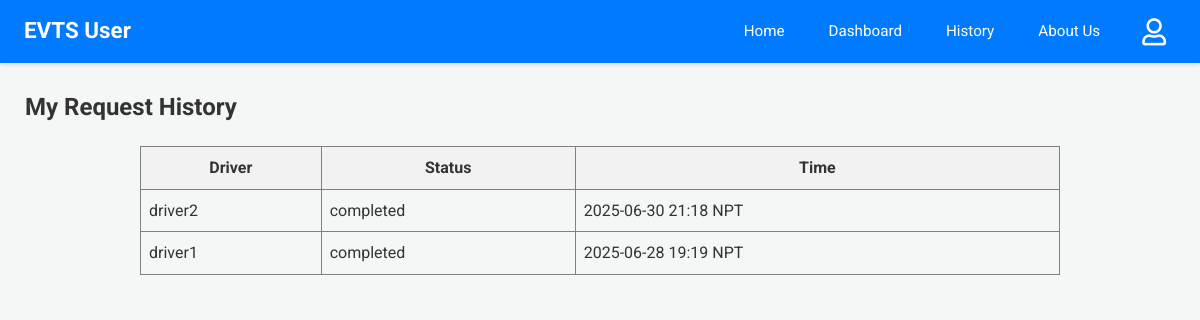
Before: /user-history (signed in) with the older database file.
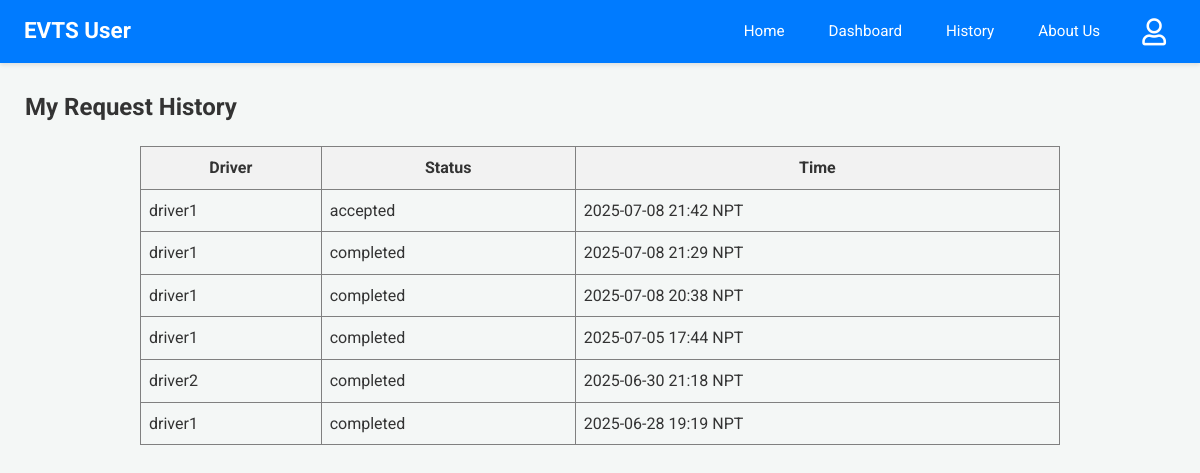
After: the same page with the newer database file.
### app.py (models this page shows)
class Driver(db.Model):
    email = db.Column(db.String(120), primary_key=True)
    name = db.Column(db.String(100))
    phone = db.Column(db.String(15))
    password = db.Column(db.String(256)) # Increased length for hash
    vehicle = db.Column(db.String(50))
    node = db.Column(db.String(10), nullable=False)
    is_approved = db.Column(db.Boolean, default=False, nullable=False)

class RideRequest(db.Model):
    __tablename__ = 'ride_request'
    id = db.Column(db.Integer, primary_key=True)
    user_email = db.Column(db.String(100), nullable=False)
    driver_email = db.Column(db.String(100), nullable=False)
    user_latitude_at_request = db.Column(db.Float, nullable=True)
    user_longitude_at_request = db.Column(db.Float, nullable=True)
    timestamp = db.Column(db.DateTime, default=lambda: datetime.now(timezone.utc))
    status = db.Column(db.String(20), default='Pending')

### app.py (the view)
@app.route('/user-history')
@login_required_user
def user_history():
    reqs_db = RideRequest.query.filter_by(user_email=session['user']).order_by(RideRequest.timestamp.desc()).all()
    s_reqs = [{'driver_name': (Driver.query.get(r.driver_email).name or r.driver_email if Driver.query.get(r.driver_email) else "N/A"),
               'status': r.status, 'timestamp': format_datetime_npt(r.timestamp)} for r in reqs_db]
    response = make_response(render_template('user_history.html', requests=s_reqs))
    return add_no_cache_to_response(response)

### app.py (called while the page is built)
def format_datetime_npt(dt_utc):
    if dt_utc is None: return "N/A"
    if dt_utc.tzinfo is None or dt_utc.tzinfo.utcoffset(dt_utc) is None:
        dt_utc = dt_utc.replace(tzinfo=timezone.utc)
    else:
        dt_utc = dt_utc.astimezone(timezone.utc)
    dt_npt = dt_utc.astimezone(NPT)
    return dt_npt.strftime('%Y-%m-%d %H:%M NPT')

def login_required_user(f):
    @wraps(f)
    def decorated_function(*args, **kwargs):
        if 'user' not in session:
            return redirect(url_for('login', next=request.url))
        return f(*args, **kwargs)
    return decorated_function

def add_no_cache_to_response(response):
    response.headers["Cache-Control"] = "no-cache, no-store, must-revalidate, public, max-age=0"
    response.headers["Pragma"] = "no-cache"
    response.headers["Expires"] = "0"
    return response

### templates/user_history.html
{% extends 'user_base.html' %}
{% block content %}
<h2>My Request History</h2>
{% if requests %}
<table border="1" cellpadding="8" cellspacing="0" style="border-collapse: collapse; width: 80%; margin: 20px auto;">
  <thead>
    <tr style="background-color: #f2f2f2;">
      <th>Driver</th>
      <th>Status</th>
      <th>Time</th>
    </tr>
  </thead>
  <tbody>
  {% for req in requests %}
  <tr>
    <td>{{ req.driver_name }}</td>
    <td>{{ req.status }}</td>
    <td>{{ req.timestamp }}</td>
  </tr>
  {% endfor %}
  </tbody>
</table>
{% else %}
<p>You have no ride request history.</p>
{% endif %}
{% endblock %}

Changed rows visible on the page:
added RideRequest: status "accepted"
added RideRequest: status "completed"
added RideRequest: status "completed"
added RideRequest: status "completed"
Other visible differences:
new list line: "driver1"
new list line: "2025-07-08 21:42 NPT"
new list line: "2025-07-08 21:29 NPT"
new list line: "2025-07-08 20:38 NPT"
new list line: "2025-07-05 17:44 NPT"
